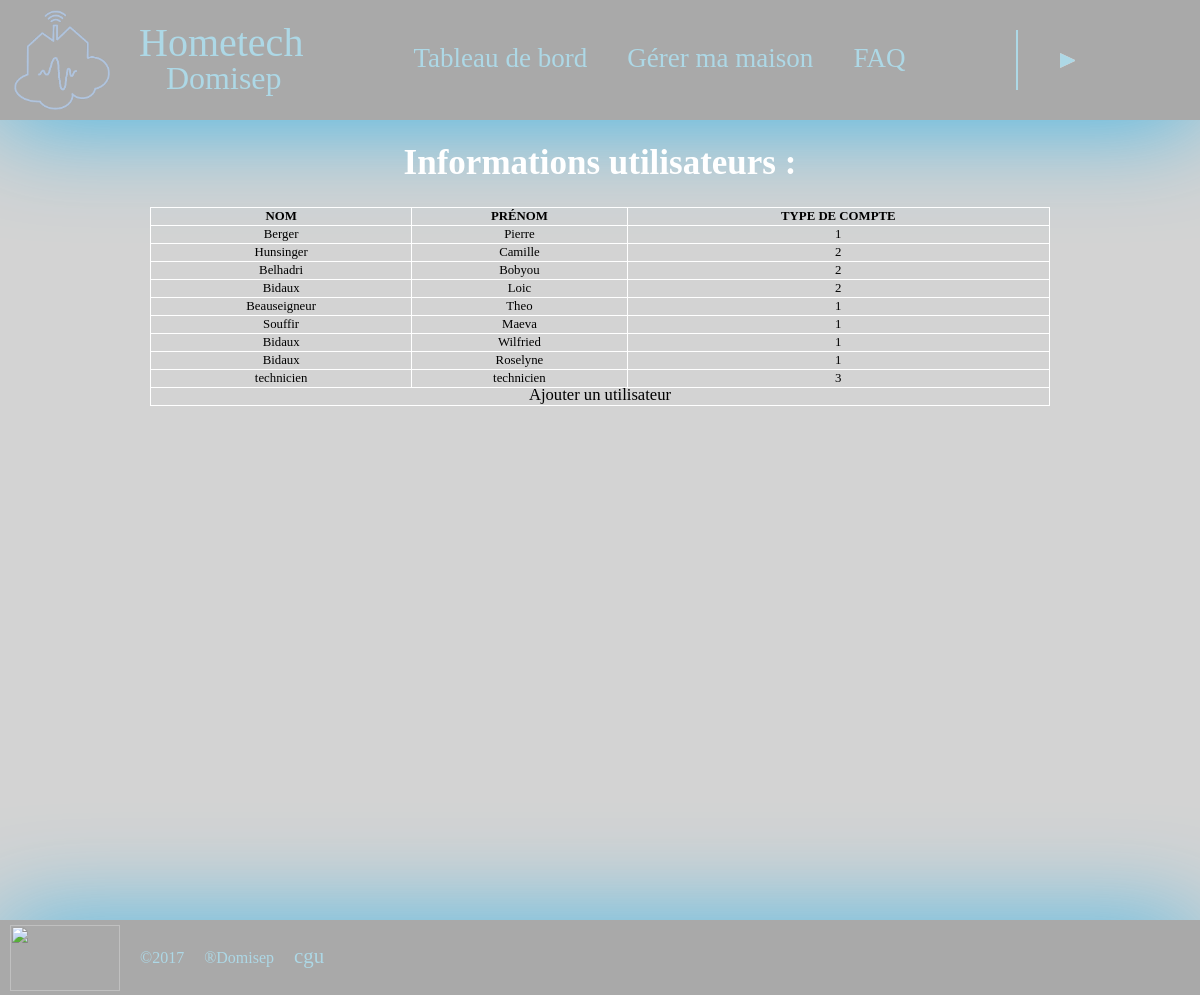
Page /vues/gestion_utilisateurs.php on the earlier database version.
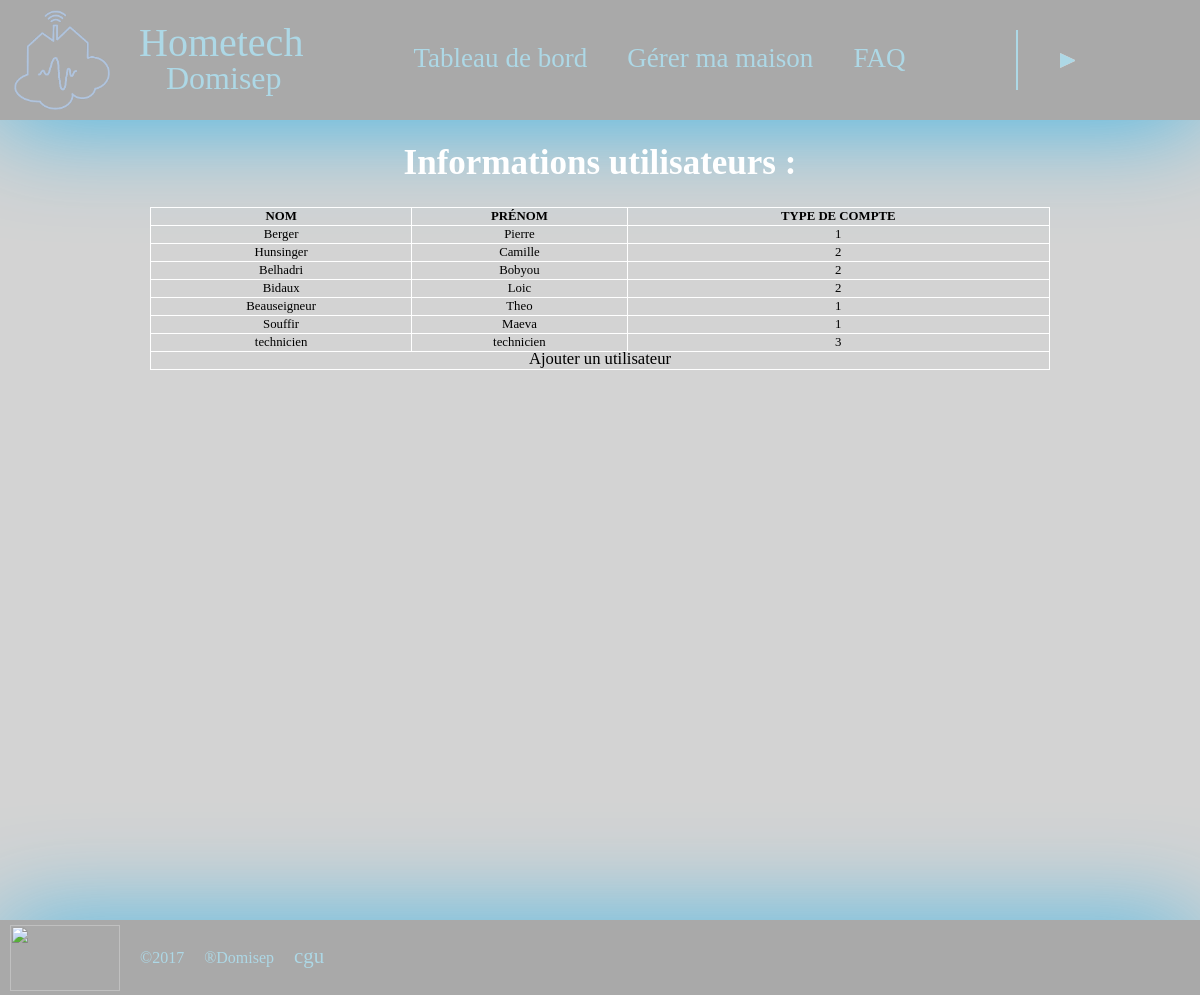
Same page on the later database version.
### tables this page shows
CREATE TABLE IF NOT EXISTS `compte` (
  `ID_personne` int(11) NOT NULL AUTO_INCREMENT,
  `Nom_personne` text NOT NULL,
  `Prenom` text NOT NULL,
  `tel` text,
  `Email` varchar(50) NOT NULL,
  `login` varchar(30) DEFAULT NULL,
  `mot_de_passe` varchar(30) NOT NULL,
  `ID_typeCompte` int(11) NOT NULL,
  PRIMARY KEY (`ID_personne`),
  KEY `CE-Typecompte` (`ID_typeCompte`)
);

### vues/gestion_utilisateurs.php (the view, shortened to what this page needs)
    <!DOCTYPE html>
<head>
    <link rel="stylesheet" href="css/style.css">
    <link rel="stylesheet" href="css/footer.css">
    <link rel="stylesheet" href="css/header.css">
    <link rel="stylesheet" href="css/gestion_utilisateurs.css">
</head>
<body>
        <?php include 'modele/connexion.php';
         include("header.php");?>
                    <div id="section2">
                                <h1> Informations utilisateurs : </h1>
                            <?php
                            $reponse = $bdd->query('SELECT ID_personne, Nom_personne, Prenom, ID_typeCompte FROM compte');
                            echo '<table>
                               <thead>
                                   <tr>
                                       <th>NOM</th>
                                       <th>PRÉNOM</th>
                                       <th>TYPE DE COMPTE</th>
                                   </tr>
                                <tfoot>
                                   <tr>
                                       <th colspan="3"><form  method="post" action="index.php?cible=menu_utilisateur&fonction=ajout_utilisateur"><button id="bouton_sans_style2" type="submit" >Ajouter un utilisateur</button></form></th>
                                   </tr>
                               </tfoot>';
                            while ($donnees = $reponse->fetch())
                            {
                                echo '<tr>
                                        <td>'.htmlspecialchars($donnees['Nom_personne']).'</td>
                                        <td>'.htmlspecialchars($donnees['Prenom']).'</td>
                                        <td>'.htmlspecialchars($donnees['ID_typeCompte']).'</td>
                                    </tr>';
                            }
                            echo '</table>';
                            ?>
                    </div>
        <?php
        include("footer.php");
        ?>
    </body>
</html>

Differences in the rows shown:
removed compte: Nom_personne "Bidaux", Prenom "Wilfried", ID_typeCompte "1"
removed compte: Nom_personne "Bidaux", Prenom "Roselyne", ID_typeCompte "1"
